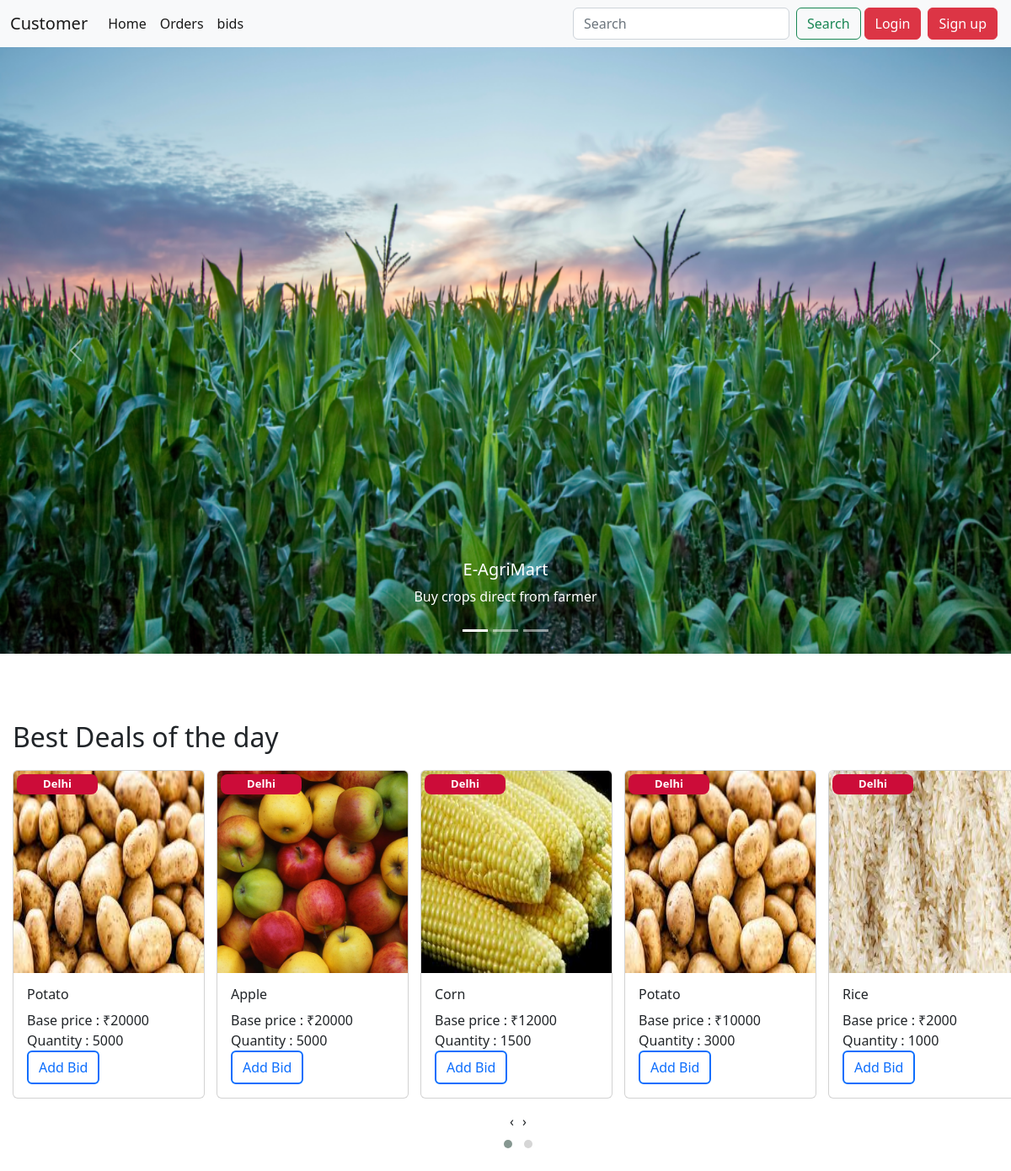
/customer/page/, run on an earlier commit of the app's database.
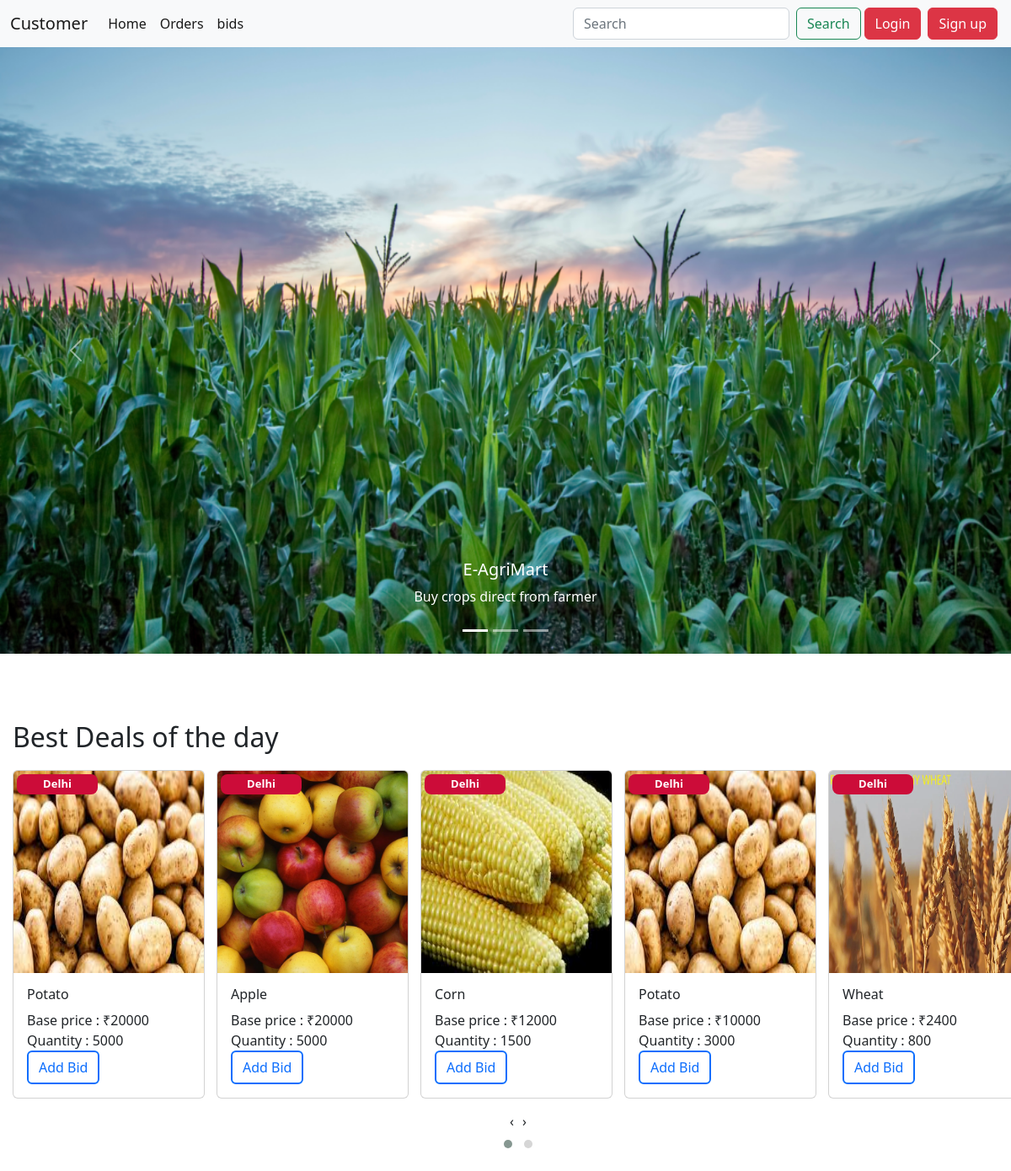
And on a later commit of the database.
### farmer/models.py (models this page shows)
class Product(models.Model):
    id = models.AutoField(primary_key=True)
    farmer = models.ForeignKey(UserProfile,on_delete = models.CASCADE)
    crop_img = models.ImageField(upload_to="crop_img")
    crop_name = models.CharField(max_length=150)
    quantity = models.PositiveIntegerField()
    price = models.PositiveBigIntegerField()
    quality = models.CharField(choices=crop_quality_choice,max_length=30,null=True,blank=True)
    def __str__(self):
        return self.crop_name

### account/models.py (models this page shows, shortened)
class UserProfile(models.Model):
    id = models.AutoField(primary_key=True)
    user = models.ForeignKey(User,on_delete = models.CASCADE)
    user_type = models.CharField(choices=user_type_choices,max_length = 10)
    address = models.ForeignKey(Address,on_delete = models.CASCADE)
    contact_no = models.PositiveIntegerField()

class Address(models.Model):
    id = models.AutoField(primary_key = True)
    pincode = models.IntegerField(blank=True, null=True)
    city = models.CharField(choices=city_choices,max_length=70,blank=True, null=True,)
    state = models.CharField(choices=State_choices,max_length=70,blank=True, null=True)
    landmark = models.CharField(max_length=70)

### customer/views.py (the view)
# urls.py: path("page/",index),
def index(request):
    allproduct = Product.objects.all().order_by("-price")
    print(allproduct)
    context = {"allproducts":allproduct}
    for p in allproduct:
        print(p.crop_name)
    return render(request,"customerpanel.html",context=context)

### templates/customerpanel.html (shortened to what this page needs)
{% extends 'customerbase.html' %}
{% block css %}
<link rel="stylesheet" href="https://cdnjs.cloudflare.com/ajax/libs/OwlCarousel2/2.3.4/assets/owl.carousel.min.css" />
<link rel="stylesheet" href="https://cdnjs.cloudflare.com/ajax/libs/OwlCarousel2/2.3.4/assets/owl.theme.default.min.css" />
{% endblock css %}
{% block body %}
<div class="main-container">
      <div  id="carouselExampleCaptions" class="carousel slide" data-bs-ride="carousel">
        <div class="carousel-indicators">
          <button type="button" data-bs-target="#carouselExampleCaptions" data-bs-slide-to="0" class="active"
            aria-current="true" aria-label="Slide 1"></button>
          <button type="button" data-bs-target="#carouselExampleCaptions" data-bs-slide-to="1"
            aria-label="Slide 2"></button>
          <button type="button" data-bs-target="#carouselExampleCaptions" data-bs-slide-to="2"
            aria-label="Slide 3"></button>
        </div>
        <div class="carousel-inner">
          <div class="carousel-item active">
            <img id="showimg1" src="/static/main.png" class="d-block w-100" alt="...">
            <div class="carousel-caption d-none d-md-block">
              <h5>E-AgriMart</h5>
              <p>Buy crops direct from farmer</p>
            </div>
          </div>
        </div>
        <button class="carousel-control-prev" type="button" data-bs-target="#carouselExampleCaptions" data-bs-slide="prev">
          <span class="carousel-control-prev-icon" aria-hidden="true"></span>
        </button>
        <button class="carousel-control-next" type="button" data-bs-target="#carouselExampleCaptions" data-bs-slide="next">
          <span class="carousel-control-next-icon" aria-hidden="true"></span>
        </button>
      </div>
    </div>
    <h2 class="carousel-title" >Best Deals of the day</h2>
    <div id="top-products" class="owl-carousel owl-theme">
      {% for p in allproducts%}
      <div class="item">
        <div class="card" style="width: 19vw;">
          <div class="discount-banner"><p>{{p.discount|floatformat:"-1"}}{{p.farmer.address.state}}</p></div>
          <img src="{{p.crop_img.url}}" class="card-img-top pro-img" alt="...">
          <div class="card-body">
            <h6 class="card-title">{{p.crop_name|truncatechars_html:50}}</h6>
            <p style="margin-bottom: 0px;" class="card-text">Base price : ₹{{p.price}}</p>
            <p style="margin-bottom: 0px;" class="card-text">Quantity : {{p.quantity}}</p>
            <a href="/customer/crop/{{p.id}}/" style="color : #0D6EFD; border:2px solid #0D6EFD"  class="btn">Add Bid</a>
          </div>
        </div>
      </div>
      {% endfor %}
  </div>
{% endblock body %}

What changed in the data, as far as the page shows it:
no longer on this page (row unchanged): Product: farmer.address.state "Delhi", crop_img (picture), crop_name "Rice", price "2000", quantity "1000"
added Product: farmer.address.state "Delhi", crop_img (picture), crop_name "Wheat", price "2400", quantity "800"
